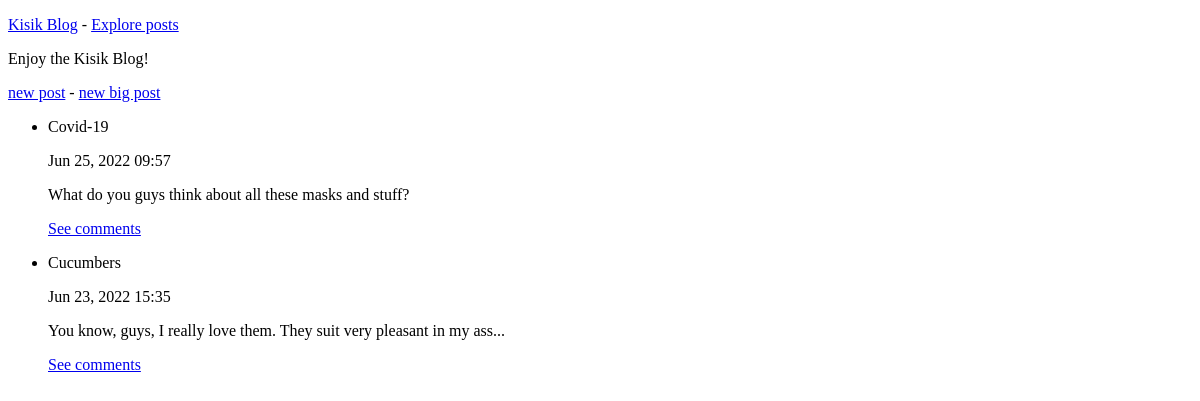
Before: /more/ with the older database file.
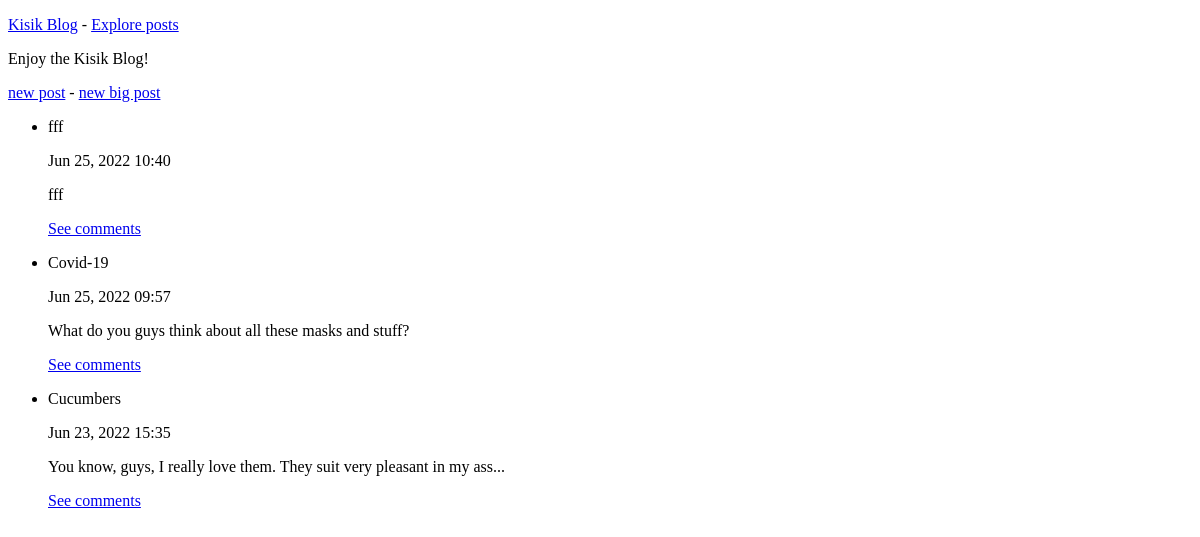
After: the same page with the newer database file.
### tweets/models.py (models this page shows, shortened)
class PrivatePost(models.Model):
    title = models.CharField(max_length=150)
    text = models.TextField()
    date_added = models.DateTimeField(auto_now_add=True)

### tweets/views.py (the view)
# urls.py: path('more/', views.more, name='more'),
def more(request):
    post = PrivatePost.objects.order_by('-date_added')
    context = {'post': post}
    return render(request, 'tweets/more.html', context)

### tweets/templates/tweets/more.html (shortened to what this page needs)
<!DOCTYPE html>
<html lang="en">
<head>
    {% extends "tweets/base.html" %}
{% block content %}
  <p>Enjoy the Kisik Blog!</p>
  <a href="{% url 'tweets:new_prpost' %}">new post</a> -
  <a href="{% url 'tweets:new_prpost' %}">new big post</a>
  <ul>
      {% for post in post %}
        <li>
            <p>{{ post.title }}</p>
            <p>{{ post.date_added|date:'M d, Y H:i' }}</p>
            <p>{{ post.text|linebreaks }}</p>
            <a href="{% url 'tweets:priv_com' post.id %}">See comments</a>
        </li>
      {% empty %}
        <li>No posts added yet</li>
      {% endfor %}
  </ul>
{% endblock content %}

Changed rows visible on the page:
added PrivatePost: title "fff", date_added "Jun 25, 2022 10:40", text "fff"
